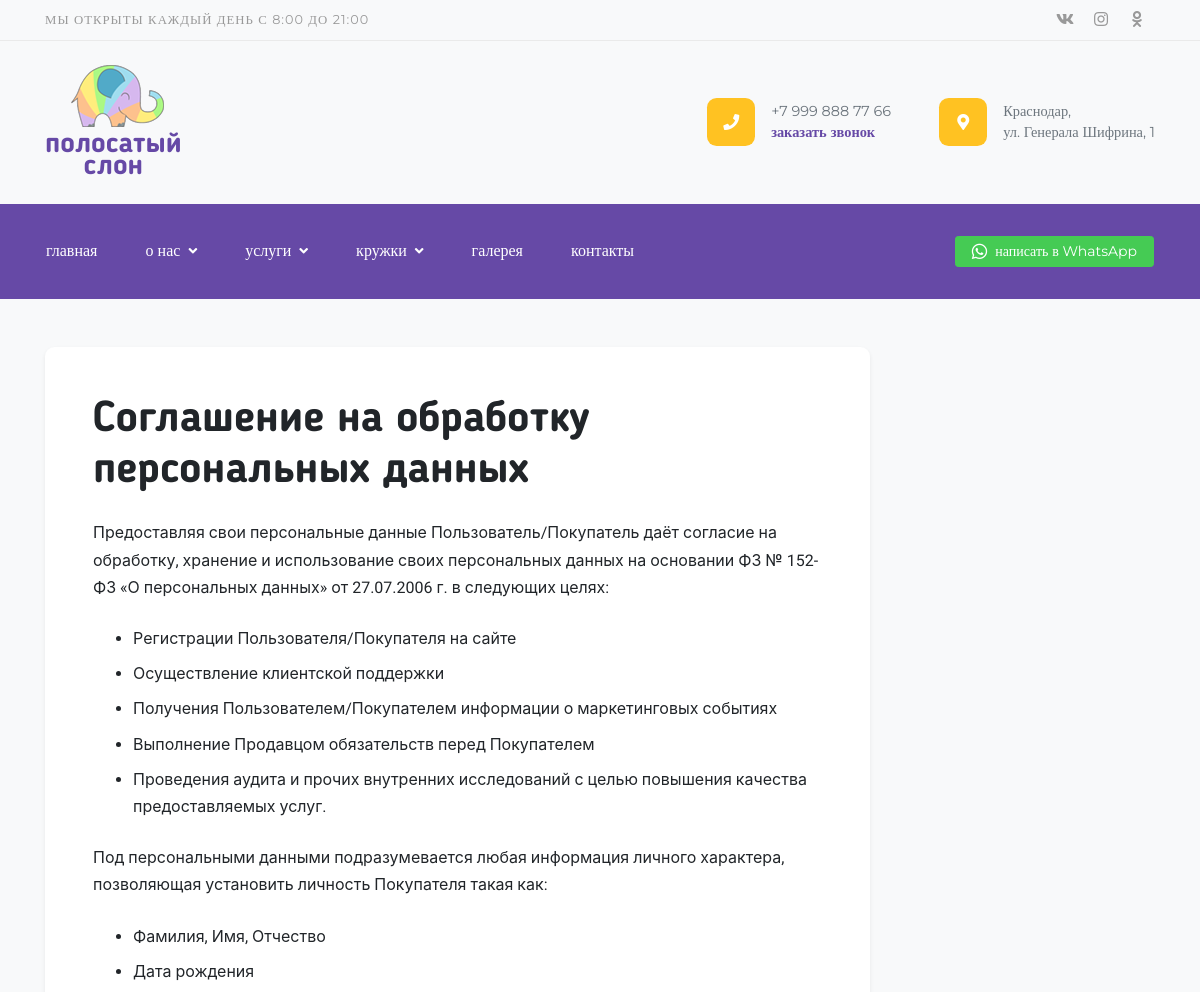
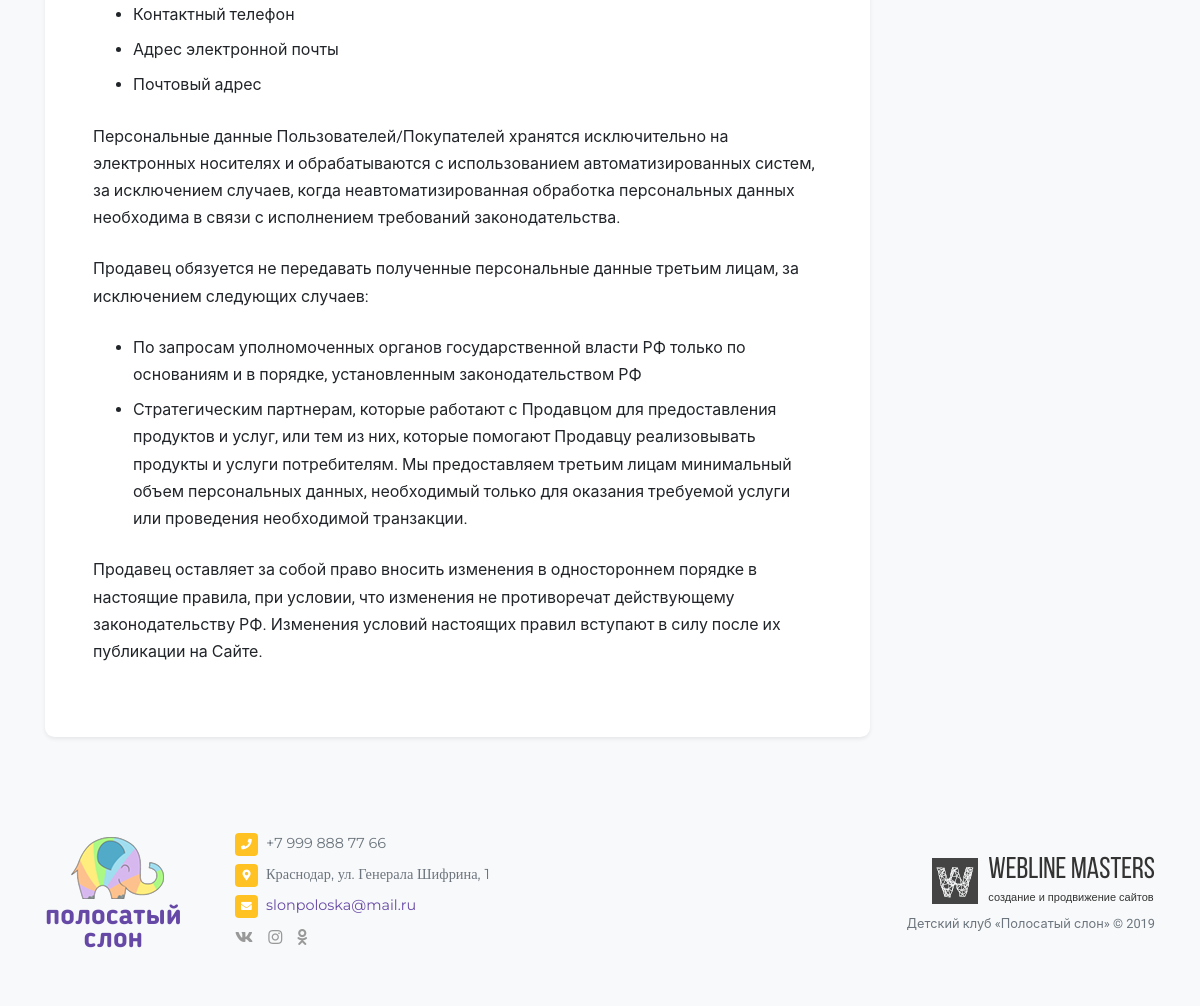
/agreement/, run on the app's committed database (2 pictures, top to bottom).
### contacts/models.py (models this page shows, shortened)
class Social(models.Model):
    name = models.CharField(max_length=250, verbose_name='Название социальной сети')
    short_name = models.CharField(max_length=250, verbose_name='Короткое название')
    link = models.URLField(max_length=250, verbose_name='Ссылка')
    class Meta:
        verbose_name = 'Социальная сеть'
        verbose_name_plural = 'Социальные сети'

class Phone(models.Model):
    phone = models.CharField(max_length=20, verbose_name='Телефон')
    class Meta:
        verbose_name = 'Телефон'
        verbose_name_plural = 'Телефоны'
    def __str__(self):
        return '%s' % self.phone

class Address(models.Model):
    address = models.CharField(max_length=250, verbose_name='Адрес')
    class Meta:
        verbose_name = 'Адрес'
        verbose_name_plural = 'Адреса'
    def __str__(self):
        return '%s' % self.address

class Email(models.Model):
    email = models.CharField(max_length=20, verbose_name='E-mail')
    class Meta:
        verbose_name = 'E-mail'
        verbose_name_plural = 'E-mails'
    def __str__(self):
        return '%s' % self.email

### landing/models.py (models this page shows, shortened)
class SEOOptimizable(models.Model):
    seo_title = models.CharField(max_length=250, verbose_name='Title')
    desc = models.CharField(max_length=250, verbose_name='Description')
    keywords = models.CharField(max_length=250, verbose_name='Keywords')
    class Meta:
        abstract = True

class Agreement(SEOOptimizable):
    title = models.CharField(max_length=250, verbose_name='Заголовок')
    text = HTMLField(verbose_name='Текст')
    class Meta:
        verbose_name = 'Cоглашение на обработку персональных данных'
        verbose_name_plural = 'Cоглашение на обработку персональных данных'

### landing/views.py (the view)
# urls.py: path('agreement/', views.AgreementView.as_view(), name='agreement'),
class AgreementView(View):
    def get(self, request):
        agreement = Agreement.objects.first()
        context = {
            'agreement': agreement,
        }
        return render(request, 'landing/agreement.html', context)

### landing/context_processors.py (called while the page is built)
def context_info(request):
    phone = Phone.objects.first()
    messenger = Messenger.objects.first()
    address = Address.objects.first()
    email = Email.objects.first()
    socials = Social.objects.all()
    seo_titles = TitleTag.objects.all()
    callback_form = CallBackForm()
    categories = Category.objects.all()
    context = {
        'phone': phone,
        'address': address,
        'email': email,
        'messenger': messenger,
        'socials': socials,
        'seo_titles': seo_titles,
        'callback_form': callback_form,
        'categories': categories,
    }
    return context

### services/models.py (called while the page is built)
    def title(self):
        return '%s %s' % (self.title1, self.title2)

### templates/landing/agreement.html (shortened to what this page needs)
{% extends 'base.html' %}
{% block content %}
<div class="container pb-4 pb-lg-5">
    <div class="row justify-content-left">
        <div class="col-xl-9 col-lg-10">
            <article class="bg-white p-4 p-md-5 rounded-lg shadow-sm">
                <h1 class="mt-0">{{ agreement.title }}</h1>
                {{ agreement.text|safe }}
            </article>
        </div>
    </div>
</div>
{% endblock content %}

### templates/__header.html (shortened to what this page needs)
{% load static %}
{% load flatpages %}
{% get_flatpages as flatpages %}
<div class="bg-light border-bottom border-gray d-none d-lg-block top-bar">
    <div class="container d-flex justify-content-between align-items-center">
        <span class="small mr-auto text-gray text-uppercase font-2 letter-spacing">
            Мы открыты каждый день с 8:00 до 21:00
        </span>
        {% for social in socials %}
            <a href="{{ social.link }}" target="_blank" class="text-gray py-2  {{ social.short_name }}"><i class="fab fa-{{ social.name }}"></i></a>
        {% endfor %}
    </div>
</div>
<div class="bg-light py-4 d-none d-lg-block top-bar-2">
    <div class="container d-flex justify-content-between align-items-center">
        <div class="position-relative text-center logo mr-auto">
            <img src="{% static 'images/logo.png' %}" class="ml-2 mb-2">
            <a href="{% url 'index' %}" class="stretched-link text-lowercase d-block font-3 font-weight-bolder">полосатый<br>слон</a>
        </div>
        <div class="top-contact d-flex justify-content-between align-items-center mr-5">
            <span class="bg-warning text-center rounded-lg mr-3"><i class="fas fa-phone text-white"></i></span>
            <div>
                <p class="text-muted font-2 smaller m-0">{{ phone }}</p>
                <p class="font-2 smaller font-weight-bold m-0"><a href="#" data-toggle="modal" data-target="#CallBackModal">заказать звонок</a></p>
            </div>
        </div>
        <div class="top-contact d-flex justify-content-between align-items-center">
            <span class="bg-warning text-center rounded-lg mr-3"><i class="fas fa-map-marker-alt text-white"></i></span>
            <div>
                <p class="text-muted font-2 smaller m-0 w-10">{{ address|safe }}</p>
            </div>
        </div>
    </div>
</div>
<nav class="navbar navbar-expand-lg navbar-dark bg-primary sticky-top py-lg-4 mb-lg-5 mb-4 py-1">
    <div class="container px-3">
        <div class="collapse navbar-collapse">
            <ul class="navbar-nav mr-auto">
                <li class="nav-item">
                    <a class="nav-link text-lowercase font-2" href="{% url 'index' %}">главная</a>
                </li>
                <li class="nav-item dropdown">
                    <a class="nav-link text-lowercase dropdown-toggle font-2 {% if '/content-startpoint/' in request.path %}active{% endif %}
                                                                             {% for page in flatpages %} {% if page.url in request.path %}active{% endif %} {% endfor %}" href="{% url 'content_startpoint' %}">
                        о нас<i class="fas fa-angle-down fa-sm ml-2"></i>
                    </a>
                </li>
                <li class="nav-item dropdown">
                    <a class="nav-link text-lowercase dropdown-toggle font-2 {% if '/services/category/service/' in request.path %}active{% endif %}" href="{% url 'categories' service_type='service' %}">
                        услуги<i class="fas fa-angle-down fa-sm ml-2"></i>
                    </a>
                </li>
                <li class="nav-item dropdown">
                    <a class="nav-link text-lowercase dropdown-toggle font-2  {% if '/services/category/artclass/' in request.path %}active{% endif %}" href="{% url 'categories' service_type='artclass' %}">
                        кружки<i class="fas fa-angle-down fa-sm ml-2"></i>
                    </a>
                </li>
                <li class="nav-item">
                    <a class="nav-link text-lowercase font-2  {% if '/gallery/' in request.path %}active{% endif %}" href="{% url 'gallery' %}">галерея</a>
                </li>
                <li class="nav-item">
                    <a class="nav-link text-lowercase font-2  {% if '/contacts/' in request.path %}active{% endif %}" href="{% url 'contacts' %}">контакты</a>
                </li>
            </ul>
            <span class="navbar-text">
                <a href="https://wa.me/{{ messenger.number }}?text={{ messenger.text }}" target="_blank" class="btn btn-secondary btn-sm text-white font-2 small"><i class="fab fa-whatsapp align-middle mr-2" style="color: #fff; font-size: 1.1rem;"></i><span class="d-none d-xl-inline">написать в </span>WhatsApp</a>
            </span>
        </div>
    </div>
</nav>

### templates/__footer.html
{% load static %}
<footer class="footer bg-light py-4 py-lg-5">
    <div class="container">
        <div class="row d-flex align-items-center">
            <div class="col-lg-2">
                <div class="position-relative d-lg-inline-block d-none text-center logo">
                    <img src="{% static 'images/logo.png' %}" class="ml-2 mb-2">
                    <a href="{% url 'index' %}" class="stretched-link text-lowercase d-block font-3 font-weight-bolder">полосатый<br>слон</a>
                </div>
            </div>
            <div class="col-xl-7 col-lg-6 col-md-6">
                <ul class="list-unstyled">
                    <li class="smaller d-flex justify-content-start align-items-start">
                        <i class="fas fa-phone fa-xs fcm mr-2"></i>
                        <p class="m-0 font-2 text-muted">{{ phone }}</p>
                    </li>
                    <li class="smaller d-flex justify-content-start align-items-start">
                        <i class="fas fa-map-marker-alt fa-xs fcm mr-2"></i>
                        <p class="m-0 font-2 text-muted">{{ address|striptags }}</p>
                    </li>
                    <li class="smaller d-flex justify-content-start align-items-start">
                        <i class="fas fa-envelope fa-xs fcm mr-2"></i>
                        <p class="m-0 font-2 text-muted"><a href="mailto:{{ email }}">{{ email }}</a></p>
                    </li>
                    <li>
                        {% for social in socials %}
                            <a href="{{ social.link }}" target="_blank" class="text-gray {{ social.short_name }}"><i class="fab fa-{{ social.name }}"></i></a>
                        {% endfor %}
                    </li>
                </ul>
            </div>
            <div class="col-xl-3 col-lg-4 col-md-6">
                <a class="devlogo mb-1 mt-4 mt-md-0 ml-md-auto" href="http://wlms.info" target="_blank">
                    <img src="{% static 'images/devlogo.png' %}" alt="...">
                    <div class="devlogo-text">
                        <span>Webline Masters</span>
                        <span>создание и продвижение сайтов</span>
                    </div>
                </a>
                <p class="m-0 text-muted small text-md-right">Детский клуб «Полосатый слон» © 2019</p>
            </div>
        </div>
    </div>
</footer>

### dev_static/css/style.css (style rules this page uses)
html { position: relative; min-height: 100%; }
body { overflow-x: hidden; }
.footer { position: absolute; bottom: 0; width: 100%; }
.devlogo { display: table; }
.devlogo img, .devlogo-text { display: table-cell; vertical-align: top; }
.devlogo span { display: block; margin-left: 10px; font-family: "BebasNeueRegular", sans-serif; font-size: 30px; line-height: 26px; color: #333; -webkit-transition: all .1s ease-in-out; transition: all .1s ease-in-out; }
.devlogo span:last-child { font-size: 11px; font-family: "Arial", sans-serif; }
.dropdown-toggle > i { -webkit-transition: -webkit-transform .2s ease-in-out; transition: -webkit-transform .2s ease-in-out; transition: transform .2s ease-in-out; transition: transform .2s ease-in-out, -webkit-transform .2s ease-in-out; }
article { line-height: 1.7rem; }
article ol, article dl, article ul { margin-bottom: 1.5rem; }
article ol li, article dl li, article ul li { margin-bottom: .5rem; }
.vk, .inst, .odn { width: 36px; text-align: center; }
.logo a { font-size: 28px; line-height: 1.4rem; -webkit-transition: color .1s ease-in-out; transition: color .1s ease-in-out; }
.top-contact span { width: 48px; height: 48px; }
.top-contact span i { line-height: 48px; }

### data on the page
Phone: phone "+7 999 888 77 66"
Address: address "Краснодар, ул. Генерала Шифрина, 1"
Agreement: title "Cоглашение на обработку персональных данных", text "Предоставляя свои персональные данные Пользователь/Покупатель даёт согласие на обработку, хранение и использование своих персональных данных на основании ФЗ № 152-ФЗ «О персональных данных» от 27.07.2006 г. в следующих целях: Регистрации Пользователя/Покупателя на сайте Осуществление клиентской поддержки Получения Пользователем/Покупателем информации о маркетинговых событиях Выполнение Продавцом обязательств перед Покупателем Проведения аудита и прочих внутренних исследований с целью повышения качества предоставляемых услуг. Под персональными данными подразумевается любая информация личного характера, позволяющая установить личность Покупателя такая как: Фамилия, Имя, Отчество Дата рождения…"
Email: email "slonpoloska@mail.ru"
